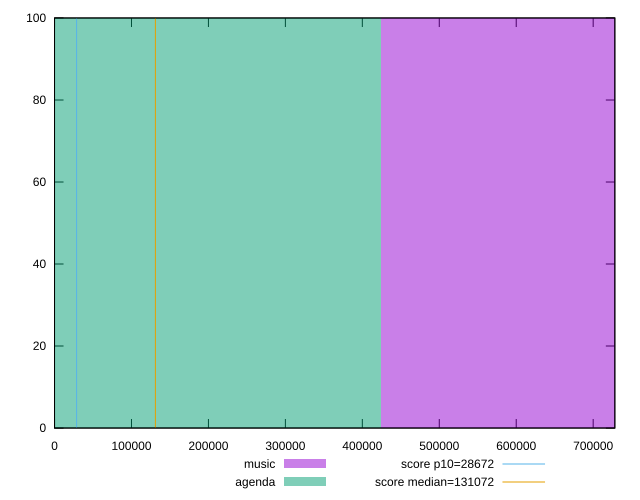

Generate this figure with gnuplot:
reset

$music <<EOF
847301.404747146 100
EOF

$agenda <<EOF
0 100
EOF

set key outside below
set boxwidth 847301.404747146
set xrange [0:728134.348611111]
set yrange [0:100]
set trange [0:100]
set style fill transparent solid 0.5 noborder

set parametric
set terminal svg size 640, 500 enhanced background rgb 'white'
set output "reports/report_00031_2021-02-24T23-18-18.084Z/uses-long-cache-ttl/comparison/histogram/0_vs_1.svg"

plot $music title "music" with boxes, \
     $agenda title "agenda" with boxes, \
     28672,t title "score p10=28672", \
     131072,t title "score median=131072"

reset
